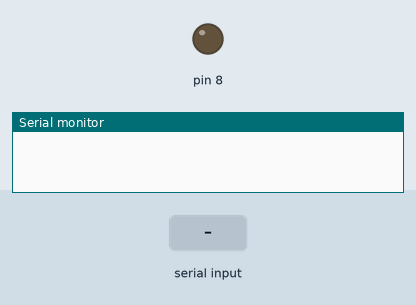
The sketch below on a simulated Arduino Uno, built with avr-gcc and run on an emulated ATmega328P. Parts: output pins drawn as LEDs (lit = HIGH), the last lines printed to the serial monitor. Inputs (shaded band) come from the test bench.

Above: at 1.2 s.
1.3 s: "ligar" received over Serial
At 3.2 s:
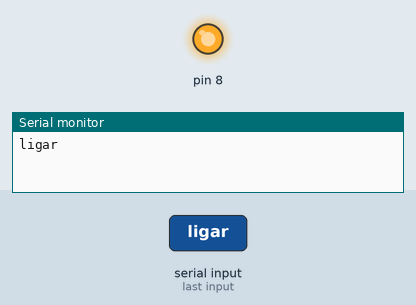
3.8 s: "desligar" received over Serial
At 5.1 s:
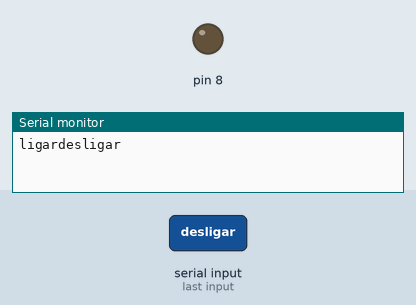
Timing chart, 0 to 6.8 s (numbered marks = the images above; inputs shaded):
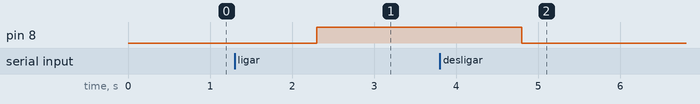

The sketch:

acionamento_por_voz.ino
```cpp
String comando;
void setup() {
  // put your setup code here, to run once:
  Serial.begin(115200);
  pinMode(8,OUTPUT);

}

void loop() {
  // put your main code here, to run repeatedly:

    if(Serial.available()>0){
      comando = Serial.readString();
      Serial.print(comando);

     if(comando == "ligar"){
      digitalWrite(8,HIGH);
    }
    if(comando == "desligar"){
      digitalWrite(8,LOW);
    }
  // delay(2000);
      }


}
```

Measured:
- after the input at 1.3 s, pin 8: LOW → HIGH after 1.0 s
- after the input at 3.8 s, pin 8: HIGH → LOW after 1.0 s
